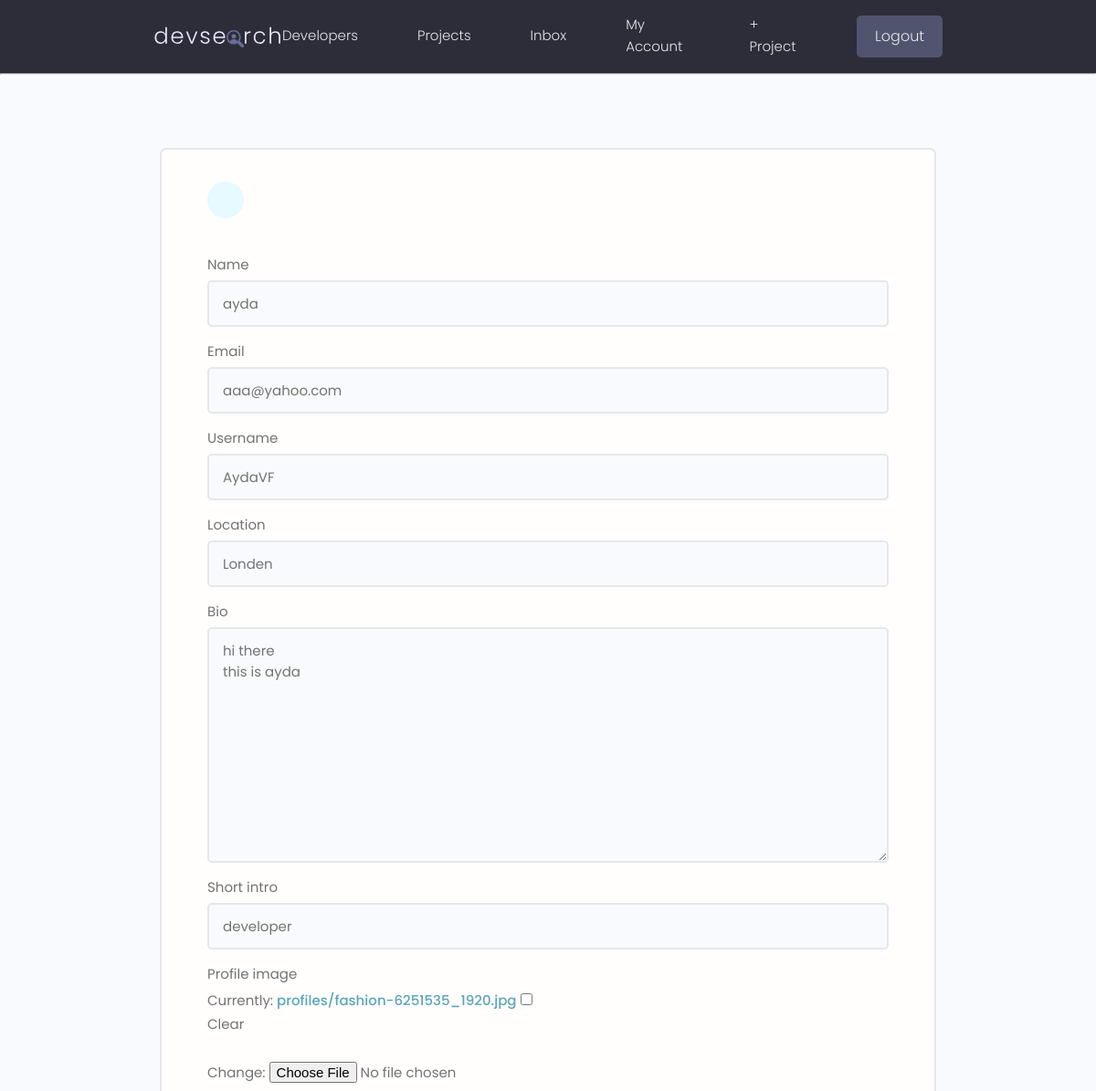
The page /edit-account/ (signed in, upper part) on the database as committed earlier.
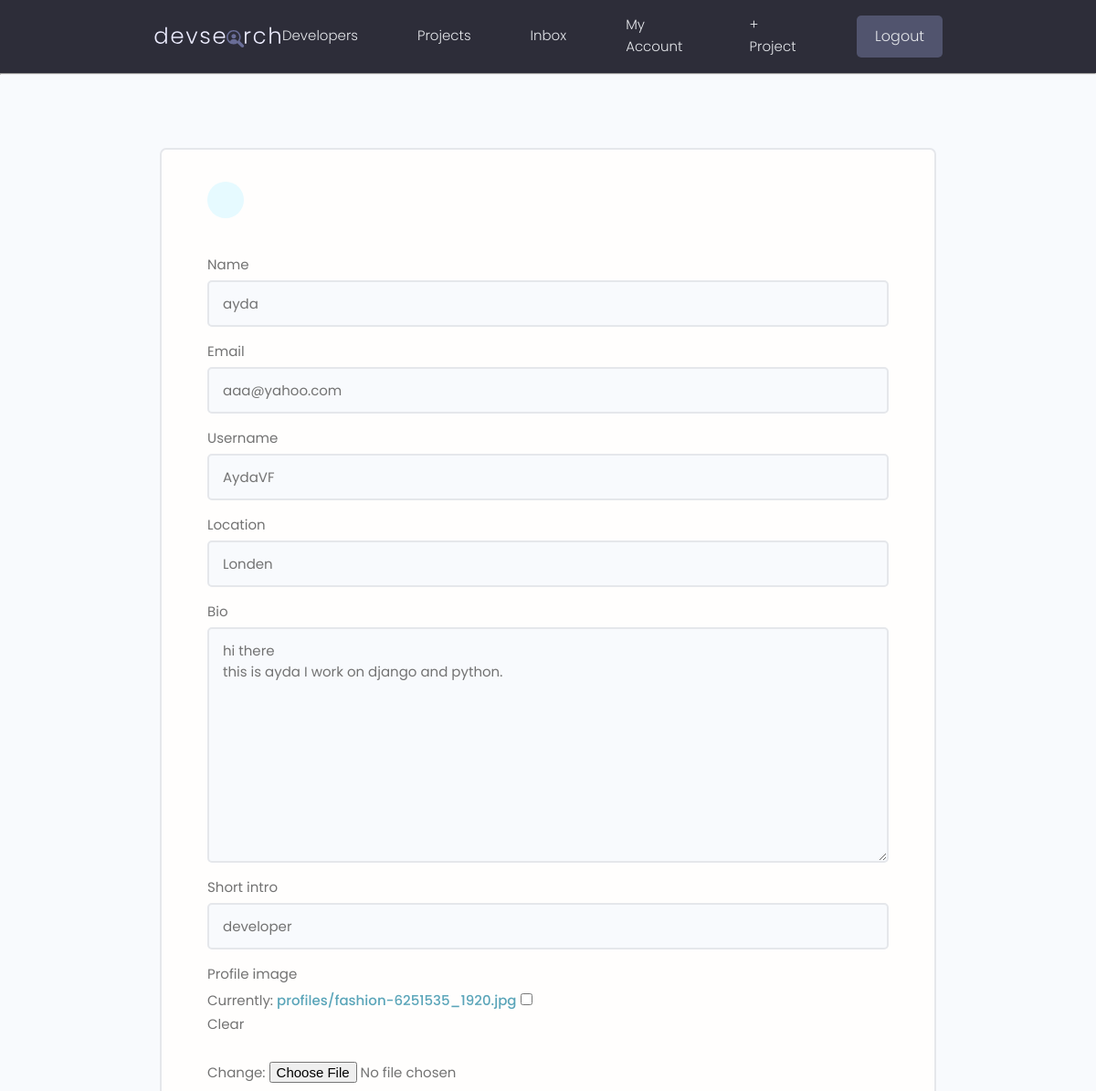
The same page on the database as committed later.
### users/models.py (models this page shows, shortened)
class Profile(models.Model):
    user=models.OneToOneField(User, on_delete=models.CASCADE, null=True, blank=True)
    name=models.CharField(max_length=200, blank=True, null=True)
    username=models.CharField(max_length=200, blank=True, null=True)
    location=models.CharField(max_length=200, blank=True, null=True)
    email=models.EmailField(max_length=500,blank=True, null=True)
    short_intro= models.CharField(max_length=200, blank=True, null=True)
    bio=  models.TextField(blank=True, null=True)
    profile_image= models.ImageField(null=True, blank=True,upload_to='profiles/', default='profiles/default.jpg')
    social_github =models.CharField(max_length=200,blank=True,null=True)
    social_linkedin =models.CharField(max_length=200,blank=True,null=True)
    social_youtube =models.CharField(max_length=200,blank=True,null=True)
    social_website =models.CharField(max_length=200,blank=True,null=True)
    created=models.DateTimeField(auto_now_add=True)
    id= models.UUIDField(default=uuid.uuid4 , unique=True, primary_key=True, editable=False)

### users/views.py (the view)
# urls.py: path('edit-account/',views.editAccount,name="edit-account"),
@login_required(login_url='login')
def editAccount(request):
    profile=request.user.profile
    form =ProfileForm(instance=profile)
    if request.method=="POST":
        form=ProfileForm(request.POST,request.FILES,instance=profile)
        if form.is_valid():
            form.save()
            return redirect('account')
    context={'form':form}
    return render(request, 'users/profile_form.html',context)

### users/forms.py
class ProfileForm(ModelForm):
    class Meta:
        model=Profile
        fields= ['name','email','username','location','bio','short_intro',
        'profile_image','social_github','social_linkedin','social_youtube','social_website']
    def __init__(self,*args,**kwargs):
        super(ProfileForm, self).__init__(*args,**kwargs)
        for key, value in self.fields.items():
            value.widget.attrs.update({"class":"input input--text"})

### users/templates/users/profile_form.html (shortened to what this page needs)
{% extends 'main.html' %}
{% block content %}
<main class="formPage my-xl">
    <div class="content-box">
        <div class="formWrapper">
            <a class="backButton" href="{%  url 'account' %}"></a>
            <br>
            <form class="form" action="{% url 'edit-account' %}" method="POST" enctype="multipart/form-data">
                {% for field in form %}
<div class="form__field">
    <label for="formInput#text">{{field.label}}</label>
   {{field}}
</div>
                {% endfor%}
            </form>
        </div>
    </div>
</main>
{% endblock content %}

Rows that differ between the two databases and show on the page:
changed Profile "ayda": bio "hi there this is ayda" → "hi there this is ayda I work on django and python."
